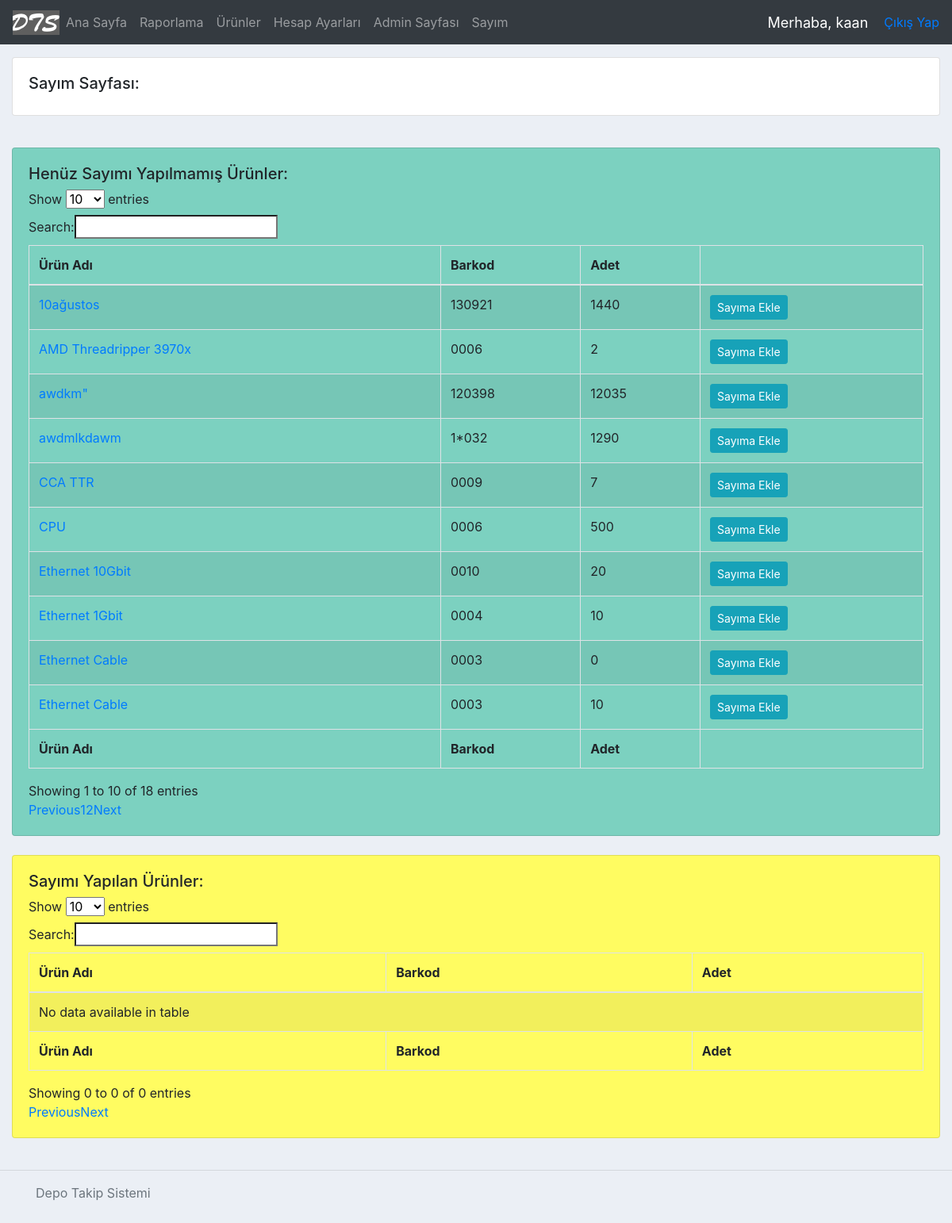
/stocktakePage/ (signed in), run on the app's committed database.
### accounts/models.py (models this page shows, shortened)
class Product(models.Model):
    name = models.CharField(max_length=200)
    barcode = models.CharField(max_length=48)
    code = models.CharField(max_length=255)
    criticalStock = models.BooleanField(default=False) #kritik stok
    criticalStockAmt = models.IntegerField(null=True, blank=True)
    photo = models.ImageField(blank=True, null=True)
    vendor = models.CharField(max_length=200) #alınan firma
    dateBought = models.DateField(null=True) #satın alınan tarih
    regDate = models.DateTimeField( auto_now_add=True, null=True ) #ürünün kayıt edildiği tarih
    price = models.FloatField() #ürünün fiyatı
    amount = models.IntegerField() #ürünün adeti
    category = models.CharField(max_length=200) #ürünün kategorisi
    brand = models.CharField(max_length = 200) #ürünün markası
    model = models.CharField(max_length = 200, blank=True, null=True)
    description = models.CharField(max_length = 400, blank=True, null=True) #açıklama
    editor = models.CharField(max_length = 200) #ürünü kaydeden/silen kullanıcı
    invoice = models.OneToOneField('Invoice', on_delete=models.CASCADE, related_name="fatura", null=True, blank=True )
    history = HistoricalRecords(
        history_change_reason_field=models.TextField(null=True, max_length=255)
    )
    lastStocktakeTime = models.DateTimeField(blank=True, null=True) #son sayım yapılan tarih

### accounts/views.py (the view, shortened to what this page needs)
# urls.py: path('stocktakePage/', views.stocktakePage, name="stocktakePage"),
@login_required(login_url='login')
def stocktakePage(request):
    dateObj = timezone.now()
    time = datetime.time(0,0,0)
    beginningOfTheDay = dt.combine(dateObj, time)
    stocktakeProducts = Product.objects.filter(
        lastStocktakeTime__isnull=False
    ).filter(
        lastStocktakeTime__gt=beginningOfTheDay
    )
    nullST = Product.objects.filter(lastStocktakeTime__isnull=True)
    lteToday = Product.objects.filter(lastStocktakeTime__lte=beginningOfTheDay)
    products = nullST | lteToday
    totalLoss = 0
    lossDict = {}
    productFilter = ProductFilter(request.GET, queryset=products)
    products = productFilter.qs
    message = "Sayım sayfası her günün başında yenilenir. " + "Sayım tamamlandığında kayıp ürünlerin özetini ve toplam zararı görebilirsiniz."
    messages.info(request, message)
    context = { 'stocktakeProducts': stocktakeProducts, 'products': products,
     'productFilter': productFilter, 'totalLoss': totalLoss, 'lossDict': lossDict }
    return render(request, 'accounts/stocktakePage.html', context)

### accounts/templates/accounts/stocktakePage.html (shortened to what this page needs)
{%  extends 'accounts/main.html' %}
{% block content %}
<div class="card card-body">
    <h5>Sayım Sayfası:</h5>
</div>
<div class="card card-body" id="stockNotTaken">
    <h5>Henüz Sayımı Yapılmamış Ürünler:</h5>
    {% if products|length is 0 %}
        <script>
            alert("Sayım Tamamlanmış Durumda.");
        </script>
        <h5 id="red">Sayım yapılmayan ürün kalmadı. Sayım tamamlandı. Toplam Zarar: {{totalLoss}} TL</h5>
        <div>
            <p>Zararın özeti:</p>
            <table class="table table-hover">
                <thead>
                    <tr>
                        <th scope="col">Ürün</th>
                        <th scope="col">Zarar</th>
                    </tr>
                </thead>
                <tbody>
                    {% for key, value in lossDict.items %}
                    <tr>
                        <td>{{ key }}</td>
                        <td>{{ value }}</td>
                    </tr>
                    {% endfor %}
                </tbody>
            </table>
        </div>
    {% else %}
        {% include "accounts/products.html" %}
    {% endif %}
</div>
<br>
<div class="card card-body" id="stockTaken">
        <h5>Sayımı Yapılan Ürünler:</h5>
        <table id="stocktakeProducts" class="table table-striped table-bordered" cellspacing="0" width="100%">
            <thead>
                <tr>
                    <th>Ürün Adı</th>
                    <th>Barkod</th>
                    <th>Adet</th>
                </tr>
            </thead>
            <tbody>
            </tbody>
            <tfoot>
          	<tr>
          		<th>Ürün Adı</th>
          		<th>Barkod</th>
          		<th>Adet</th>
          	</tr>
            </tfoot>
        </table>
</div>
<br>
{% endblock content %}

### accounts/templates/accounts/navbar.html (shortened to what this page needs)
{% load static %}
<nav class="navbar navbar-expand-lg navbar-dark bg-dark">
    <a href="/">
        <img class="logo" src="{% static 'images/dts.png' %}">
    </a>
    <div class="collapse navbar-collapse" id="navbarNav">
        <ul class="navbar-nav">
          <li class="nav-item ">
              <a class="nav-link" href="{% url 'home' %}">Ana Sayfa</a>
          </li>
          <li class="nav-item ">
              <a class="nav-link" href="/reportPage">Raporlama</a>
          </li>
          <li class="nav-item ">
              <a class="nav-link" href="/products">Ürünler</a>
          </li>
          {% if request.user.is_staff %}
          <li class="nav-item">
              <a class="nav-link" href="{% url 'account' %}">Hesap Ayarları</a>
          </li>
          {% endif %}
          <li class="nav-item">
              <a class="nav-link" href="/admin">Admin Sayfası</a>
          </li>
          <li class="nav-item">
              <a class="nav-link" href="/stocktakePage">Sayım</a>
          </li>
        </ul>
    </div>
    <span class="hello-msg">Merhaba, {{request.user}}</span>
    <span><a href="{% url 'logout' %}">Çıkış Yap</a></span>
</nav>

### accounts/templates/accounts/products.html
<table id="products" class="table table-striped table-bordered" cellspacing="0" width="100%">
  <thead>
	<tr>
	  <th>Ürün Adı</th>
	  <th>Barkod</th>
	  <th>Adet</th>
	  <th></th>
	</tr>
  </thead>
  <tbody>
	  {% for product in products %}
		  <tr>
			  <td>
				  <a href="{% url 'productPage' product.id %}">{{ product.name }}</a>
			  </td>
			  <td>{{ product.barcode }}</td>
			  <td>{{ product.amount }}</td>
			  <td>
				  <a class="btn btn-sm btn-info" href="{% url 'productST' product.id %}">Sayıma Ekle</a>
			  </td>
		  </tr>
	  {% endfor %}
  </tbody>
  <tfoot>
	<tr>
		<th>Ürün Adı</th>
		<th>Barkod</th>
		<th>Adet</th>
	</tr>
  </tfoot>
</table>

### static/css/main.css (style rules this page uses)
body { background-color: #ebeff5; }
#stockNotTaken { background-color: #7CD1C0; }
#stockTaken { background-color: #fffc61; }

### accounts/templates/accounts/navbar.html (style rules this page uses)
.hello-msg { font-size: 18px; color: #fff; margin-right: 20px; }

### data on the page
Product: name "Ethernet Cable", barcode "0003", amount "0"
Product: name "Ethernet 1Gbit", barcode "0004", amount "10"
Product: name "CPU", barcode "0006", amount "500"
Product: name "AMD Threadripper 3970x", barcode "0006", amount "2"
Product: name "CCA TTR", barcode "0009", amount "7"
Product: name "Ethernet 10Gbit", barcode "0010", amount "20"
Product: name "Ethernet Cable", barcode "0003", amount "10"
Product: name "10ağustos", barcode "130921", amount "1440"
Product: name "awdkm\"", barcode "120398", amount "12035"
Product: name "awdmlkdawm", barcode "1*032", amount "1290"

### other printed values
{{ request.user }} "kaan"
